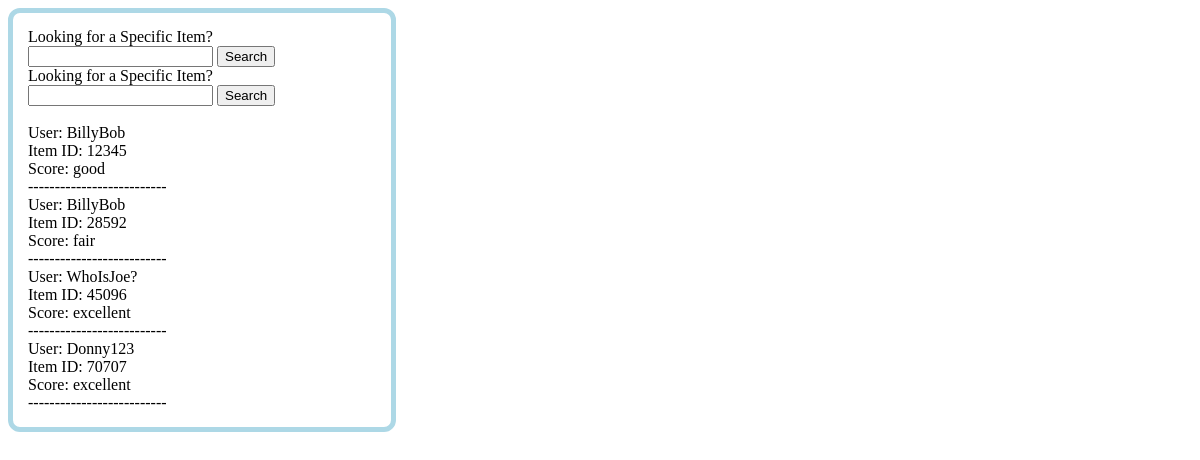
/phase3/twoitems.php, run on an earlier commit of the app's database.
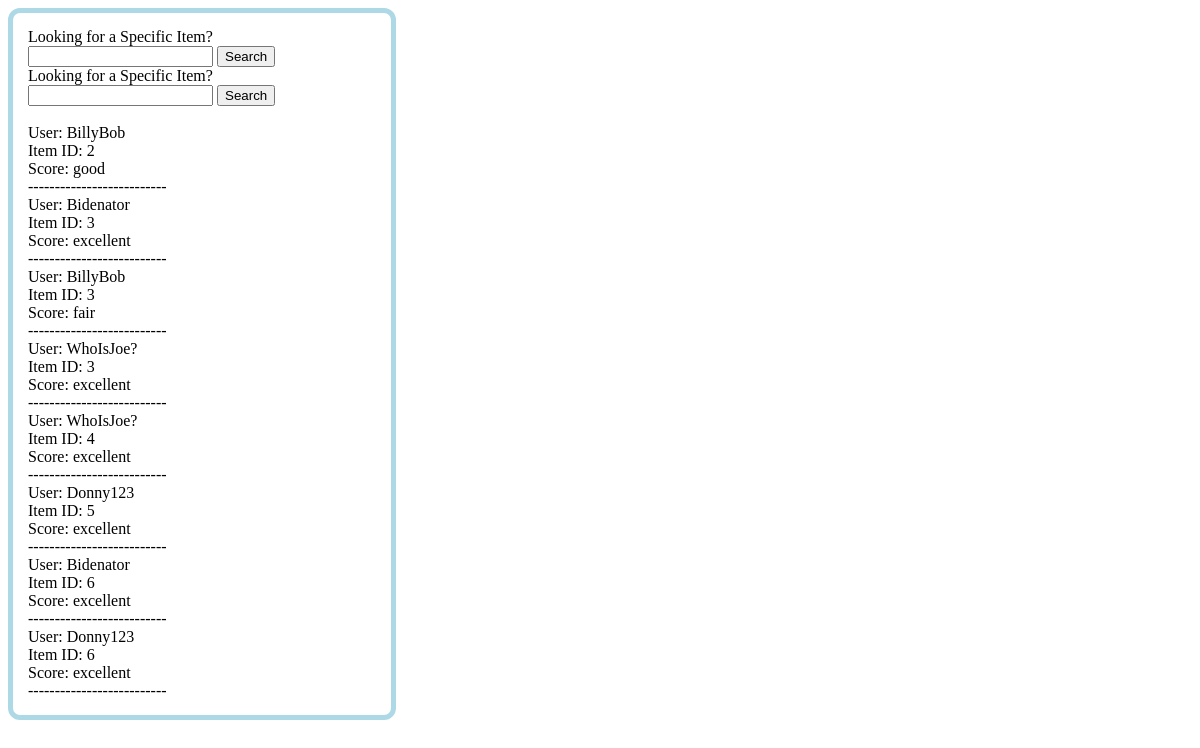
And on a later commit of the database.
### tables this page shows
CREATE TABLE `reviews` (
  `r_item_id` int NOT NULL,
  `username` varchar(15) NOT NULL,
  `date` char(10) NOT NULL,
  `score` varchar(10) NOT NULL,
  `remark` varchar(50) NOT NULL,
  PRIMARY KEY (`r_item_id`,`username`),
  KEY `username_idx` (`username`) /*!80000 INVISIBLE */,
  CONSTRAINT `item_id` FOREIGN KEY (`r_item_id`) REFERENCES `item` (`item_id`),
  CONSTRAINT `username` FOREIGN KEY (`username`) REFERENCES `user` (`username`)
);

### phase3/twoitems.php (the view, shortened to what this page needs)
<!DOCTYPE html>
<html>
<head>
    <link rel="stylesheet" href="https://unpkg.com/sakura.css/css/sakura.css" type="text/css">
</head>
<body>
<div class="row">
    <div class="column">
    <form method="POST">
        <label>Looking for a Specific Item?</label>
        <input type="text" name="search">
        <button type="submit">Search</button>
      </form>
      <form method="POST">
        <label>Looking for a Specific Item?</label>
        <input type="text" name="search">
        <button type="submit">Search</button>
      </form>
      <?php
            $servername = "localhost";
            $username = "root";
            $password = "password123";
            $dbname = "comp440";
            $conn = new mysqli($servername, $username, $password, $dbname);
            $sql = "SELECT username,r_item_id,score FROM reviews WHERE score != 'poor' ";
            $result = $conn->query($sql);
            if ($result->num_rows > 0) {
                while($row = $result->fetch_assoc()) {
                    echo "<br> User: " .$row["username"]. "<br>Item ID: " .$row["r_item_id"]. "<br> Score: " .$row["score"]. "<br>--------------------------";
                }
            } else {
                echo "0 results";
            }
            ?>
    </div>
</div>
</body>
</html>

### phase3/twoitems.php (style rules this page uses)
* { box-sizing: border-box; }
.column { flex: 30%; padding: 15px; border: 5px solid lightblue; border-radius: 12px; }
body { max-width: fit-content; }
.row { display: grid; grid-template-columns: repeat(3, 1fr); grid-gap: 10px; }

What changed in the data, as far as the page shows it:
removed reviews: username "BillyBob", r_item "12345", score "good"
removed reviews: username "BillyBob", r_item "28592", score "fair"
removed reviews: username "WhoIsJoe?", r_item "45096", score "excellent"
removed reviews: username "Donny123", r_item "70707", score "excellent"
added reviews: username "BillyBob", r_item "2", score "good"
added reviews: username "Bidenator", r_item "3", score "excellent"
added reviews: username "BillyBob", r_item "3", score "fair"
added reviews: username "WhoIsJoe?", r_item "3", score "excellent"
added reviews: username "WhoIsJoe?", r_item "4", score "excellent"
added reviews: username "Donny123", r_item "5", score "excellent"
added reviews: username "Bidenator", r_item "6", score "excellent"
added reviews: username "Donny123", r_item "6", score "excellent"
